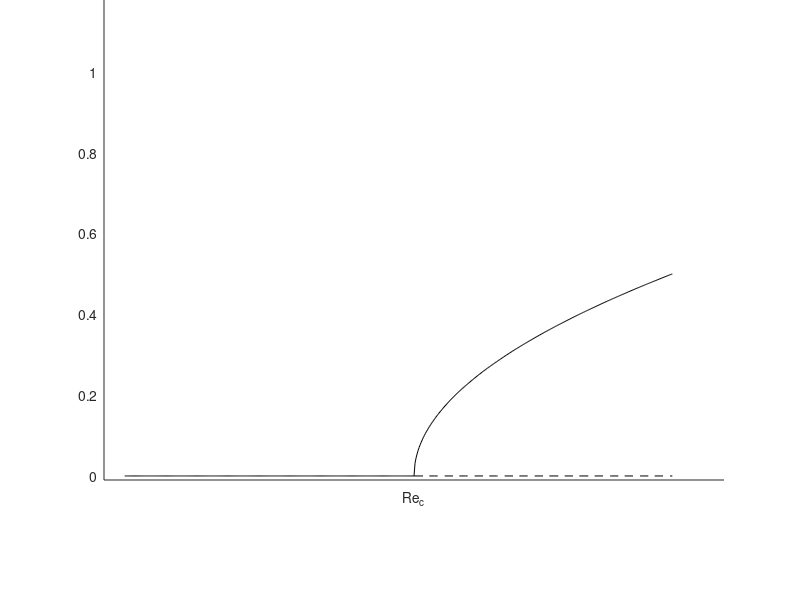

Write the MATLAB code that produced this figure. (Note: this script raises an error after producing the figure.)
mu1=[-0.25:0.001:0.25];
mu3=[-0.25:0.001:0];
mu5=[0:0.01:0.25];
mu7=[-0.28:0.01:0.0];
delta=1+4*mu1;
r1=sqrt((1+sqrt(delta))/2);
delta=1+4*mu3;
r3=sqrt((1-sqrt(delta))/2);

close all;
f=figure(); fnts=14; set(f,"Visible","on"); 
set(f,"Position",[ 850         594        300 120]);
set(gca,"Position",[0.1300    0.200    0.7750    0.8150])
% f=figure(Position=[2200 202 300 300]); fnts=14;
% hold on;
set(f,'defaulttextinterpreter','latex')
% set(groot, 'defaultAxesTickLabelInterpreter','latex');
%

hold on;
al=1;
% plot(mu1,r1*al,'k')
% plot(mu3,r3*al,'k--')
% plot(mu5,mu5*0,'k--')
% plot(mu7,mu7*0,'k')



mu2=[-0.28:0.001:0.25];
mu4=[0:0.01:0.25];

r2=real(sqrt(mu2));
plot(mu2,r2*al,'-k');
plot(mu4,mu4*0,'--k');


ylim([-.01 1.2*al]);
xlim([-0.3 0.3]);
% axis off;
set(gca,"XTick",[0])
% set(gca,"XTick",[])
% set(gca,"XColor","none")
% set(gca,"X
set(gca,"XTickLabel","Re_c")
set(gca,"Color",'none')
set(gca,'TickLength',[0 0])
% set()
ax=gca;
ax.XAxis.Visible = 'off';
ax.YAxis.Visible = 'off';
text(0,-.01,"$Re_c$",'HorizontalAlignment', 'center','VerticalAlignment','top','FontSize',14,'FontName','Helvetica')
% ax.XAxis.Label.Visible = 'on';

% set(gca,"FontSize",fnts,"FontName","Latin Modern Math");
set(gca,"FontSize",10,"FontName","Helvetica");
% set(gca,"LabelFontSizeMultiplier",5)
% title("lol")

% annotation('textarrow',[0.2 0.2],[0 1],'String',' Growth ','FontSize',13,'Linewidth',1)
% plot([-0.28 -0.28],[0 1.1],'-k')
% text(-0.33,0.8,"A",'FontSize',14,'FontName','Helvetica')

plot([-0.28 -0.28],[0 1.1],'-k')
text(-0.33,0.8,"A",'FontSize',14,'FontName','Helvetica')

exportgraphics(gcf,"plotsup.eps","BackgroundColor","none")
% print('plotsub','-dsvg','-r300')
% print('plotsub','-deps','-r300')
%%

close all;
f=figure("Position",[670   677   344   287]);
set(f,"OuterPosition",[670   677   344   372])

set(f,'defaulttextinterpreter','latex')
hold on;
leg=[];


a=importdata("top.dat"); a=importdata("200498.grapdir/control-600-160-2300-nu.dat");
plot(a(:,1),a(:,2),'-k'); leg=[leg;"chaotic rolls"];
a=importdata("bot.dat"); a=importdata("200499.grapdir/control-600-160-2300-nu.dat");
plot(a(:,1),a(:,2),'-k'); leg=[leg;"chaotic rolls"];
a=importdata("latest.out");
plot(a(:,1),a(:,2),'-r'); leg=[leg;"chaotic rolls"];
% plot(bottomBranch(1,:),bottomBranch(2,:),'--or'); leg=[leg;"edge"];


% grid on; grid minor; 
xlim([0 1000]); 
% xlim([1600 3400]); 
ylim([0 8.4]);
% title("Bifurcation diagram rotor-stator H/R=0.1");
set(gca,"FontSize",12,"FontName","Latin Modern Math");
set(gca,"Position",[0.1300    0.200    0.7750    0.8150])

xlabel("time"); ylabel("$\vert \vert \omega_{pert} \vert \vert _{L2} $");
% legend(leg,"Location","northwest");
% exportgraphics(gcf,"bifurcationDiagramPub.png","Resolution",300)
set(gca,"Color",[255,253,250]./256)
set(gca,"Position",[0.1300    0.200    0.7750    0.8150])


exportgraphics(f,"aaplotTE.eps","BackgroundColor",[255,253,250]./256)
print("bifurcationDiagramPub.png",'-dpng','-r300')
% set(gcf,"Color",[255,253,250]./256)
% print('plotTE','-depsc','-r300')
set(groot, 'defaultAxesTickLabelInterpreter','latex'); set(groot, 'defaultLegendInterpreter','latex');

%% subplot

close all;
f=figure("Position",[670   677   704   287]);
% set(f,"OuterPosition",[670   677   344   372])

set(f,'defaulttextinterpreter','latex')
leg=[];


subplot(1,2,1)
hold on;

plot([2925.47],[0],"ksq"); leg=[leg;"Re_c 600-160"];% text([2925.47],[0.1],"Re_c")
% errorbar(bottomBranch(1,:),bottomBranch(2,:),bottomBranch(5,:),'--r'); leg=[leg;"std"];

% errorbar(topBranch(1,:),topBranch(2,:),(topBranch(3,:)-topBranch(4,:))/2,'-ok'); leg=[leg;"chaotic rolls"];
% errorbar(bottomBranch(1,:),bottomBranch(2,:),(bottomBranch(3,:)-bottomBranch(4,:))/2,'--ob'); leg=[leg;"edge"];

plot(topBranch(1,:),topBranch(2,:),'-ok'); leg=[leg;"chaotic rolls"];
plot(bottomBranch(1,:),bottomBranch(2,:),'--or'); leg=[leg;"edge"];


% grid on; grid minor; 
xlim([1600 3400]); ylim([0 8.4]);

set(gca,"FontSize",12,"FontName","Latin Modern Math");

xlabel("$Re=\Omega H^2/\nu$"); ylabel("$\vert \vert \omega_{pert} \vert \vert _{L2} $");
% legend(leg,"Location","northwest");
% exportgraphics(gcf,"bifurcationDiagramPub.png","Resolution",300)
set(gca,"Color",[255,253,250]./256)


subplot(1,2,2)
hold on;

a=importdata("top.dat"); a=importdata("200498.grapdir/control-600-160-2300-nu.dat");
plot(a(:,1),a(:,2),'-k'); leg=[leg;"chaotic rolls"];
a=importdata("bot.dat"); a=importdata("200499.grapdir/control-600-160-2300-nu.dat");
plot(a(:,1),a(:,2),'-k'); leg=[leg;"chaotic rolls"];
a=importdata("latest.out");
plot(a(:,1),a(:,2),'-r'); leg=[leg;"chaotic rolls"];
% plot(bottomBranch(1,:),bottomBranch(2,:),'--or'); leg=[leg;"edge"];



% grid on; grid minor; 
xlim([0 800]); 
% xlim([1600 3400]); 
ylim([0 8.4]);
% title("Bifurcation diagram rotor-stator H/R=0.1");
set(gca,"FontSize",12,"FontName","Latin Modern Math");
xlabel("time");
set(gca,"Color",[255,253,250]./256)

exportgraphics(f,"aaplotBoth.eps","BackgroundColor",[255,253,250]./256)
% print("bifurcationDiagramPub.png",'-dpng','-r300')
% set(gcf,"Color",[255,253,250]./256)
% print('plotTE','-depsc','-r300')
set(groot, 'defaultAxesTickLabelInterpreter','latex'); set(groot, 'defaultLegendInterpreter','latex');